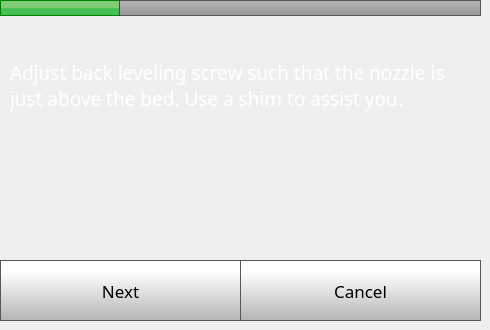
    <widget class="QWidget" name="step2Page">
     <widget class="QPushButton" name="step2NextButton">
      <property name="geometry">
       <rect>
        <x>0</x>
        <y>260</y>
        <width>241</width>
        <height>61</height>
       </rect>
      </property>
      <property name="font">
       <font>
        <family>Gotham</family>
        <pointsize>13</pointsize>
       </font>
      </property>
      <property name="styleSheet">
       <string notr="true">QPushButton {
     border: 1px solid rgb(87, 87, 87);
	background-color: qlineargradient(spread:pad, x1:0, y1:1, x2:0, y2:0.188, stop:0 rgba(180, 180, 180, 255), stop:1 rgba(255, 255, 255, 255));


}

QPushButton:pressed {
    background-color: qlineargradient(x1: 0, y1: 0, x2: 0, y2: 1,
                                      stop: 0 #dadbde, stop: 1 #f6f7fa);
}

QPushButton:flat {
    border: none; /* no border for a flat push button */
}

QPushButton:default {
    border-color: navy; /* make the default button prominent */
}

QPushButton:focus {
	outline: none;
}</string>
      </property>
      <property name="text">
       <string>Next</string>
      </property>
      <property name="iconSize">
       <size>
        <width>40</width>
        <height>40</height>
       </size>
      </property>
     </widget>
     <widget class="QLabel" name="caliberateLabel_8">
      <property name="geometry">
       <rect>
        <x>0</x>
        <y>0</y>
        <width>120</width>
        <height>16</height>
       </rect>
      </property>
      <property name="font">
       <font>
        <family>Gotham</family>
        <pointsize>14</pointsize>
        <weight>50</weight>
        <bold>false</bold>
       </font>
      </property>
      <property name="styleSheet">
       <string notr="true">	background-color: qlineargradient(spread:pad, x1:0, y1:0.523, x2:0, y2:0.534, stop:0 rgba(130, 203, 117, 255), stop:1 rgba(66, 191, 85, 255));
border: 1px solid green;</string>
      </property>
      <property name="text">
       <string/>
      </property>
     </widget>
     <widget class="QPushButton" name="step2CancelButton">
      <property name="geometry">
       <rect>
        <x>240</x>
        <y>260</y>
        <width>241</width>
        <height>61</height>
       </rect>
      </property>
      <property name="font">
       <font>
        <family>Gotham</family>
        <pointsize>13</pointsize>
       </font>
      </property>
      <property name="styleSheet">
       <string notr="true">QPushButton {
     border: 1px solid rgb(87, 87, 87);
	background-color: qlineargradient(spread:pad, x1:0, y1:1, x2:0, y2:0.188, stop:0 rgba(180, 180, 180, 255), stop:1 rgba(255, 255, 255, 255));


}

QPushButton:pressed {
    background-color: qlineargradient(x1: 0, y1: 0, x2: 0, y2: 1,
                                      stop: 0 #dadbde, stop: 1 #f6f7fa);
}

QPushButton:flat {
    border: none; /* no border for a flat push button */
}

QPushButton:default {
    border-color: navy; /* make the default button prominent */
}

QPushButton:focus {
	outline: none;
}</string>
      </property>
      <property name="text">
       <string>Cancel</string>
      </property>
      <property name="iconSize">
       <size>
        <width>40</width>
        <height>40</height>
       </size>
      </property>
     </widget>
     <widget class="QLabel" name="releaseAllLevelingScrewsLabel">
      <property name="geometry">
       <rect>
        <x>60</x>
        <y>60</y>
        <width>360</width>
        <height>240</height>
       </rect>
      </property>
      <property name="styleSheet">
       <string notr="true">background-color: rgba(255, 255, 255, 0);</string>
      </property>
      <property name="text">
       <string/>
      </property>
      <property name="scaledContents">
       <bool>true</bool>
      </property>
     </widget>
     <widget class="QLabel" name="caliberateLabel_21">
      <property name="geometry">
       <rect>
        <x>0</x>
        <y>0</y>
        <width>481</width>
        <height>16</height>
       </rect>
      </property>
      <property name="font">
       <font>
        <family>Gotham</family>
        <pointsize>14</pointsize>
        <weight>50</weight>
        <bold>false</bold>
       </font>
      </property>
      <property name="styleSheet">
       <string notr="true">    border: 1px solid rgb(87, 87, 87);
 /*  border-bottom-left-radius: 10px;
 border-bottom-right-radius: 10px;*/
	background-color: qlineargradient(spread:pad, x1:0, y1:1, x2:0, y2:0, stop:0 rgba(150, 150, 150, 255), stop:1 rgba(180, 180, 180, 255));</string>
      </property>
      <property name="text">
       <string/>
      </property>
     </widget>
     <widget class="QLabel" name="caliberateLabel_7">
      <property name="geometry">
       <rect>
        <x>10</x>
        <y>20</y>
        <width>471</width>
        <height>131</height>
       </rect>
      </property>
      <property name="font">
       <font>
        <family>Gotham</family>
        <pointsize>14</pointsize>
        <weight>50</weight>
        <bold>false</bold>
       </font>
      </property>
      <property name="styleSheet">
       <string notr="true">color: rgb(255, 255, 255);</string>
      </property>
      <property name="text">
       <string>Adjust back leveling screw such that the nozzle is just above the bed. Use a shim to assist you. </string>
      </property>
      <property name="wordWrap">
       <bool>true</bool>
      </property>
     </widget>
     <zorder>releaseAllLevelingScrewsLabel</zorder>
     <zorder>caliberateLabel_21</zorder>
     <zorder>step2NextButton</zorder>
     <zorder>caliberateLabel_8</zorder>
     <zorder>step2CancelButton</zorder>
     <zorder>caliberateLabel_7</zorder>
    </widget>
